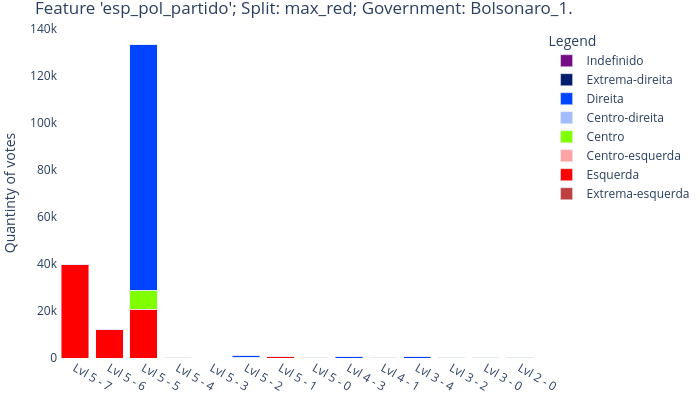

Write notebook code for a chart like this one.
### Code cell
# exclude_nodes = ['Lvl 5 - 3','Lvl 5 - 5',]#'Lvl 5 - 7','Lvl 5 - 9']#
# exclude_nodes = ['Lvl 2 - 0','Lvl 2 - 2','Lvl 3 - 0','Lvl 3 - 2','Lvl 4 - 1','Lvl 5 - 0','Lvl 5 - 2','Lvl 5 - 3','Lvl 5 - 5',]#'Lvl 5 - 7','Lvl 5 - 9']#
exclude_nodes = ['Lvl 5 - 13','Lvl 5 - 12','Lvl 5 - 8','Lvl 5 - 7']#'Lvl 5 - 7','Lvl 5 - 9']#
exclude_nodes = []

# plot_stacked_bar_groups(df.copy(), TreeNode.df_leaves.copy(), 'governo', exclude_nodes, width=700, height=400)
# plot_stacked_bar_groups(df.copy(), TreeNode.df_leaves.copy(), 'partido', exclude_nodes, {'atts': ['partido'], 'thres': 10}, width=700, height=400)
plot_stacked_bar_groups(df.copy(), TreeNode.df_leaves.copy(), 'esp_pol_partido', exclude_nodes, width=700, height=400)
# plot_stacked_bar_groups(df.copy(), TreeNode.df_leaves.copy(), 'alinhamento', exclude_nodes, width=700, height=400)
# plot_stacked_bar_groups(df.copy(), TreeNode.df_leaves.copy(), 'tipoProposicao', exclude_nodes, {'atts': ['tipoProposicao'], 'thres': 10}, width=700, height=400)

### Figure 1 — Plotly figure (JSON) as saved in the notebook; plotly's stock layout.template omitted (floating-point values rounded to 4 significant figures)
{"data": [{"customdata": [[NaN, 0.0, 0.0, 0.0, 160.0, 7.168], [NaN, 0.0, 0.0, 0.0, 110.0, 4.928], [NaN, 0.0, 0.0, 0.0, 1562.0, 69.98], [NaN, 0.0, 0.0, 0.0, 6.0, 0.2688], [NaN, 0.0, 0.0, 0.0, 28.0, 1.254], [NaN, 0.0, 0.0, 0.0, 230.0, 10.3], [NaN, 0.0, 0.0, 0.0, 50.0, 2.24], [NaN, 0.0, 0.0, 0.0, 2.0, 0.08961], [NaN, 0.0, 0.0, 0.0, 39.0, 1.747], [NaN, 0.0, 0.0, 0.0, 1.0, 0.0448], [NaN, 0.0, 0.0, 0.0, 19.0, 0.8513], [NaN, 0.0, 0.0, 0.0, 11.0, 0.4928], [NaN, 0.0, 0.0, 0.0, 3.0, 0.1344], [NaN, 0.0, 0.0, 0.0, 11.0, 0.4928]], "hovertemplate": "Cluster: %{x} (TIDs: %{customdata[4]:.0f} - %{customdata[5]:.2f}%)<br>#_votes: %{y}<br>%_Inter_cluster: %{customdata[0]:.2f}%<br>%_Intra_cluster: %{customdata[1]:.2f}%<br>#_tids: %{customdata[2]}<br>#_deputies: %{customdata[3]}", "marker": {"color": "#BF4040"}, "name": "Extrema-esquerda", "type": "bar", "x": ["Lvl 5 - 7", "Lvl 5 - 6", "Lvl 5 - 5", "Lvl 5 - 4", "Lvl 5 - 3", "Lvl 5 - 2", "Lvl 5 - 1", "Lvl 5 - 0", "Lvl 4 - 3", "Lvl 4 - 1", "Lvl 3 - 4", "Lvl 3 - 2", "Lvl 3 - 0", "Lvl 2 - 0"], "y": [0, 0, 0, 0, 0, 0, 0, 0, 0, 0, 0, 0, 0, 0]}, {"customdata": [[54.07, 99.69, 160.0, 56.0, 160.0, 7.168], [16.6, 100.0, 110.0, 56.0, 110.0, 4.928], [28.22, 7.466, 112.0, 50.0, 1562.0, 69.98], [0.0, 0.0, 0.0, 0.0, 6.0, 0.2688], [0.0, 0.0, 0.0, 0.0, 28.0, 1.254], [0.2564, 6.573, 14.0, 14.0, 230.0, 10.3], [0.66, 100.0, 50.0, 50.0, 50.0, 2.24], [0.009545, 100.0, 2.0, 2.0, 2.0, 0.08961], [0.0, 0.0, 0.0, 0.0, 39.0, 1.747], [0.02182, 100.0, 1.0, 1.0, 1.0, 0.0448], [0.0, 0.0, 0.0, 0.0, 19.0, 0.8513], [0.0, 0.0, 0.0, 0.0, 11.0, 0.4928], [0.009545, 100.0, 3.0, 3.0, 3.0, 0.1344], [0.1527, 98.25, 10.0, 9.0, 11.0, 0.4928]], "hovertemplate": "Cluster: %{x} (TIDs: %{customdata[4]:.0f} - %{customdata[5]:.2f}%)<br>#_votes: %{y}<br>%_Inter_cluster: %{customdata[0]:.2f}%<br>%_Intra_cluster: %{customdata[1]:.2f}%<br>#_tids: %{customdata[2]}<br>#_deputies: %{customdata[3]}", "marker": {"color": "red"}, "name": "Esquerda", "type": "bar", "x": ["Lvl 5 - 7", "Lvl 5 - 6", "Lvl 5 - 5", "Lvl 5 - 4", "Lvl 5 - 3", "Lvl 5 - 2", "Lvl 5 - 1", "Lvl 5 - 0", "Lvl 4 - 3", "Lvl 4 - 1", "Lvl 3 - 4", "Lvl 3 - 2", "Lvl 3 - 0", "Lvl 2 - 0"], "y": [39654, 12172, 20695, 0, 0, 188, 484, 7, 0, 16, 0, 0, 7, 112]}, {"customdata": [[NaN, 0.0, 0.0, 0.0, 160.0, 7.168], [NaN, 0.0, 0.0, 0.0, 110.0, 4.928], [NaN, 0.0, 0.0, 0.0, 1562.0, 69.98], [NaN, 0.0, 0.0, 0.0, 6.0, 0.2688], [NaN, 0.0, 0.0, 0.0, 28.0, 1.254], [NaN, 0.0, 0.0, 0.0, 230.0, 10.3], [NaN, 0.0, 0.0, 0.0, 50.0, 2.24], [NaN, 0.0, 0.0, 0.0, 2.0, 0.08961], [NaN, 0.0, 0.0, 0.0, 39.0, 1.747], [NaN, 0.0, 0.0, 0.0, 1.0, 0.0448], [NaN, 0.0, 0.0, 0.0, 19.0, 0.8513], [NaN, 0.0, 0.0, 0.0, 11.0, 0.4928], [NaN, 0.0, 0.0, 0.0, 3.0, 0.1344], [NaN, 0.0, 0.0, 0.0, 11.0, 0.4928]], "hovertemplate": "Cluster: %{x} (TIDs: %{customdata[4]:.0f} - %{customdata[5]:.2f}%)<br>#_votes: %{y}<br>%_Inter_cluster: %{customdata[0]:.2f}%<br>%_Intra_cluster: %{customdata[1]:.2f}%<br>#_tids: %{customdata[2]}<br>#_deputies: %{customdata[3]}", "marker": {"color": "#FFA4A4"}, "name": "Centro-esquerda", "type": "bar", "x": ["Lvl 5 - 7", "Lvl 5 - 6", "Lvl 5 - 5", "Lvl 5 - 4", "Lvl 5 - 3", "Lvl 5 - 2", "Lvl 5 - 1", "Lvl 5 - 0", "Lvl 4 - 3", "Lvl 4 - 1", "Lvl 3 - 4", "Lvl 3 - 2", "Lvl 3 - 0", "Lvl 2 - 0"], "y": [0, 0, 0, 0, 0, 0, 0, 0, 0, 0, 0, 0, 0, 0]}, {"customdata": [[0.0, 0.0, 0.0, 0.0, 160.0, 7.168], [0.0, 0.0, 0.0, 0.0, 110.0, 4.928], [98.23, 2.944, 49.0, 16.0, 1562.0, 69.98], [0.0, 0.0, 0.0, 0.0, 6.0, 0.2688], [0.0, 0.0, 0.0, 0.0, 28.0, 1.254], [1.745, 5.07, 11.0, 11.0, 230.0, 10.3], [0.0, 0.0, 0.0, 0.0, 50.0, 2.24], [0.0, 0.0, 0.0, 0.0, 2.0, 0.08961], [0.0, 0.0, 0.0, 0.0, 39.0, 1.747], [0.0, 0.0, 0.0, 0.0, 1.0, 0.0448], [0.0, 0.0, 0.0, 0.0, 19.0, 0.8513], [0.02407, 2.02, 1.0, 1.0, 11.0, 0.4928], [0.0, 0.0, 0.0, 0.0, 3.0, 0.1344], [0.0, 0.0, 0.0, 0.0, 11.0, 0.4928]], "hovertemplate": "Cluster: %{x} (TIDs: %{customdata[4]:.0f} - %{customdata[5]:.2f}%)<br>#_votes: %{y}<br>%_Inter_cluster: %{customdata[0]:.2f}%<br>%_Intra_cluster: %{customdata[1]:.2f}%<br>#_tids: %{customdata[2]}<br>#_deputies: %{customdata[3]}", "marker": {"color": "#80FF00"}, "name": "Centro", "type": "bar", "x": ["Lvl 5 - 7", "Lvl 5 - 6", "Lvl 5 - 5", "Lvl 5 - 4", "Lvl 5 - 3", "Lvl 5 - 2", "Lvl 5 - 1", "Lvl 5 - 0", "Lvl 4 - 3", "Lvl 4 - 1", "Lvl 3 - 4", "Lvl 3 - 2", "Lvl 3 - 0", "Lvl 2 - 0"], "y": [0, 0, 8161, 0, 0, 145, 0, 0, 0, 0, 0, 2, 0, 0]}, {"customdata": [[NaN, 0.0, 0.0, 0.0, 160.0, 7.168], [NaN, 0.0, 0.0, 0.0, 110.0, 4.928], [NaN, 0.0, 0.0, 0.0, 1562.0, 69.98], [NaN, 0.0, 0.0, 0.0, 6.0, 0.2688], [NaN, 0.0, 0.0, 0.0, 28.0, 1.254], [NaN, 0.0, 0.0, 0.0, 230.0, 10.3], [NaN, 0.0, 0.0, 0.0, 50.0, 2.24], [NaN, 0.0, 0.0, 0.0, 2.0, 0.08961], [NaN, 0.0, 0.0, 0.0, 39.0, 1.747], [NaN, 0.0, 0.0, 0.0, 1.0, 0.0448], [NaN, 0.0, 0.0, 0.0, 19.0, 0.8513], [NaN, 0.0, 0.0, 0.0, 11.0, 0.4928], [NaN, 0.0, 0.0, 0.0, 3.0, 0.1344], [NaN, 0.0, 0.0, 0.0, 11.0, 0.4928]], "hovertemplate": "Cluster: %{x} (TIDs: %{customdata[4]:.0f} - %{customdata[5]:.2f}%)<br>#_votes: %{y}<br>%_Inter_cluster: %{customdata[0]:.2f}%<br>%_Intra_cluster: %{customdata[1]:.2f}%<br>#_tids: %{customdata[2]}<br>#_deputies: %{customdata[3]}", "marker": {"color": "#A4BCFF"}, "name": "Centro-direita", "type": "bar", "x": ["Lvl 5 - 7", "Lvl 5 - 6", "Lvl 5 - 5", "Lvl 5 - 4", "Lvl 5 - 3", "Lvl 5 - 2", "Lvl 5 - 1", "Lvl 5 - 0", "Lvl 4 - 3", "Lvl 4 - 1", "Lvl 3 - 4", "Lvl 3 - 2", "Lvl 3 - 0", "Lvl 2 - 0"], "y": [0, 0, 0, 0, 0, 0, 0, 0, 0, 0, 0, 0, 0, 0]}, {"customdata": [[0.0, 0.0, 0.0, 0.0, 160.0, 7.168], [0.0, 0.0, 0.0, 0.0, 110.0, 4.928], [98.13, 37.74, 663.0, 275.0, 1562.0, 69.98], [0.04878, 22.22, 2.0, 2.0, 6.0, 0.2688], [0.0, 0.0, 0.0, 0.0, 28.0, 1.254], [0.7008, 26.12, 64.0, 62.0, 230.0, 10.3], [0.0, 0.0, 0.0, 0.0, 50.0, 2.24], [0.0, 0.0, 0.0, 0.0, 2.0, 0.08961], [0.4831, 100.0, 39.0, 39.0, 39.0, 1.747], [0.0, 0.0, 0.0, 0.0, 1.0, 0.0448], [0.5713, 43.69, 10.0, 10.0, 19.0, 0.8513], [0.06098, 65.66, 6.0, 6.0, 11.0, 0.4928], [0.0, 0.0, 0.0, 0.0, 3.0, 0.1344], [0.001876, 1.754, 1.0, 1.0, 11.0, 0.4928]], "hovertemplate": "Cluster: %{x} (TIDs: %{customdata[4]:.0f} - %{customdata[5]:.2f}%)<br>#_votes: %{y}<br>%_Inter_cluster: %{customdata[0]:.2f}%<br>%_Intra_cluster: %{customdata[1]:.2f}%<br>#_tids: %{customdata[2]}<br>#_deputies: %{customdata[3]}", "marker": {"color": "#0044FF"}, "name": "Direita", "type": "bar", "x": ["Lvl 5 - 7", "Lvl 5 - 6", "Lvl 5 - 5", "Lvl 5 - 4", "Lvl 5 - 3", "Lvl 5 - 2", "Lvl 5 - 1", "Lvl 5 - 0", "Lvl 4 - 3", "Lvl 4 - 1", "Lvl 3 - 4", "Lvl 3 - 2", "Lvl 3 - 0", "Lvl 2 - 0"], "y": [0, 0, 104606, 52, 0, 747, 0, 0, 515, 0, 609, 65, 0, 2]}, {"customdata": [[NaN, 0.0, 0.0, 0.0, 160.0, 7.168], [NaN, 0.0, 0.0, 0.0, 110.0, 4.928], [NaN, 0.0, 0.0, 0.0, 1562.0, 69.98], [NaN, 0.0, 0.0, 0.0, 6.0, 0.2688], [NaN, 0.0, 0.0, 0.0, 28.0, 1.254], [NaN, 0.0, 0.0, 0.0, 230.0, 10.3], [NaN, 0.0, 0.0, 0.0, 50.0, 2.24], [NaN, 0.0, 0.0, 0.0, 2.0, 0.08961], [NaN, 0.0, 0.0, 0.0, 39.0, 1.747], [NaN, 0.0, 0.0, 0.0, 1.0, 0.0448], [NaN, 0.0, 0.0, 0.0, 19.0, 0.8513], [NaN, 0.0, 0.0, 0.0, 11.0, 0.4928], [NaN, 0.0, 0.0, 0.0, 3.0, 0.1344], [NaN, 0.0, 0.0, 0.0, 11.0, 0.4928]], "hovertemplate": "Cluster: %{x} (TIDs: %{customdata[4]:.0f} - %{customdata[5]:.2f}%)<br>#_votes: %{y}<br>%_Inter_cluster: %{customdata[0]:.2f}%<br>%_Intra_cluster: %{customdata[1]:.2f}%<br>#_tids: %{customdata[2]}<br>#_deputies: %{customdata[3]}", "marker": {"color": "#001D6D"}, "name": "Extrema-direita", "type": "bar", "x": ["Lvl 5 - 7", "Lvl 5 - 6", "Lvl 5 - 5", "Lvl 5 - 4", "Lvl 5 - 3", "Lvl 5 - 2", "Lvl 5 - 1", "Lvl 5 - 0", "Lvl 4 - 3", "Lvl 4 - 1", "Lvl 3 - 4", "Lvl 3 - 2", "Lvl 3 - 0", "Lvl 2 - 0"], "y": [0, 0, 0, 0, 0, 0, 0, 0, 0, 0, 0, 0, 0, 0]}, {"customdata": [[NaN, 0.0, 0.0, 0.0, 160.0, 7.168], [NaN, 0.0, 0.0, 0.0, 110.0, 4.928], [NaN, 0.0, 0.0, 0.0, 1562.0, 69.98], [NaN, 0.0, 0.0, 0.0, 6.0, 0.2688], [NaN, 0.0, 0.0, 0.0, 28.0, 1.254], [NaN, 0.0, 0.0, 0.0, 230.0, 10.3], [NaN, 0.0, 0.0, 0.0, 50.0, 2.24], [NaN, 0.0, 0.0, 0.0, 2.0, 0.08961], [NaN, 0.0, 0.0, 0.0, 39.0, 1.747], [NaN, 0.0, 0.0, 0.0, 1.0, 0.0448], [NaN, 0.0, 0.0, 0.0, 19.0, 0.8513], [NaN, 0.0, 0.0, 0.0, 11.0, 0.4928], [NaN, 0.0, 0.0, 0.0, 3.0, 0.1344], [NaN, 0.0, 0.0, 0.0, 11.0, 0.4928]], "hovertemplate": "Cluster: %{x} (TIDs: %{customdata[4]:.0f} - %{customdata[5]:.2f}%)<br>#_votes: %{y}<br>%_Inter_cluster: %{customdata[0]:.2f}%<br>%_Intra_cluster: %{customdata[1]:.2f}%<br>#_tids: %{customdata[2]}<br>#_deputies: %{customdata[3]}", "marker": {"color": "#750D86"}, "name": "Indefinido", "type": "bar", "x": ["Lvl 5 - 7", "Lvl 5 - 6", "Lvl 5 - 5", "Lvl 5 - 4", "Lvl 5 - 3", "Lvl 5 - 2", "Lvl 5 - 1", "Lvl 5 - 0", "Lvl 4 - 3", "Lvl 4 - 1", "Lvl 3 - 4", "Lvl 3 - 2", "Lvl 3 - 0", "Lvl 2 - 0"], "y": [0, 0, 0, 0, 0, 0, 0, 0, 0, 0, 0, 0, 0, 0]}], "layout": {"barmode": "stack", "height": 400, "legend": {"title": {"text": "Legend"}}, "margin": {"b": 20, "l": 5, "r": 5, "t": 28}, "plot_bgcolor": "white", "title": {"text": "Feature 'esp_pol_partido'; Split: max_red; Government: Bolsonaro_1."}, "width": 700, "yaxis": {"title": {"text": "Quantinty of votes"}}}}
